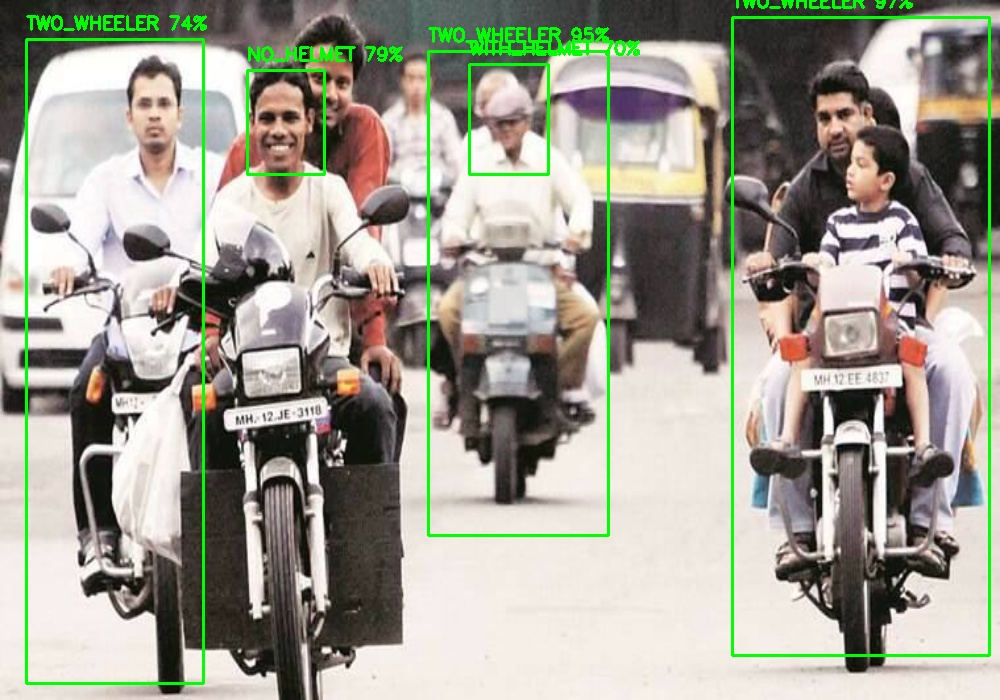
#> input picture img/proof.jpg, 1000 x 700 px
$ python -i anpr.py   (imports and definitions only)   (older library calls are emulated)
#> lines starting #> are read from the running program, lines starting #| are printed output that depends on the picture; after the words box and inside, x2 and y2 are one past the last pixel; in counts of white or black regions, pixels touching at a corner belong together
# import the necessary packages
from skimage.segmentation import clear_border
import pytesseract
import numpy as np
import imutils
import cv2

pytesseract.pytesseract.tesseract_cmd = r"C:\Program Files\Tesseract-OCR\tesseract.exe"
class PyImageSearchANPR:
	def __init__(self, minAR=4, maxAR=5, debug=False):
# store the minimum and maximum rectangular aspect ratio
# values along with whether or not we are in debug mode
		self.minAR = minAR
		self.maxAR = maxAR
		self.debug = debug

	def debug_imshow(self, title, image, waitKey=False):
    	# check to see if we are in debug mode, and if so, show the
		# image with the supplied title
		if self.debug:
			cv2.imshow(title, image)
			# check to see if we should wait for a keypress
			if waitKey:
				cv2.waitKey(0)


	def locate_license_plate_candidates(self, gray, keep=5):
    		# perform a blackhat morphological operation that will allow
		# us to reveal dark regions (i.e., text) on light backgrounds
		# (i.e., the license plate itself)
		rectKern = cv2.getStructuringElement(cv2.MORPH_RECT, (13, 5))
		blackhat = cv2.morphologyEx(gray, cv2.MORPH_BLACKHAT, rectKern)
		self.debug_imshow("Blackhat", blackhat)

		# next, find regions in the image that are light
		squareKern = cv2.getStructuringElement(cv2.MORPH_RECT, (3, 3))
		light = cv2.morphologyEx(gray, cv2.MORPH_CLOSE, squareKern)
		light = cv2.threshold(light, 0, 255,
			cv2.THRESH_BINARY | cv2.THRESH_OTSU)[1]
		self.debug_imshow("Light Regions", light)

		# compute the Scharr gradient representation of the blackhat
		# image in the x-direction and then scale the result back to
		# the range [0, 255]
		gradX = cv2.Sobel(blackhat, ddepth=cv2.CV_32F,
			dx=1, dy=0, ksize=-1)
		gradX = np.absolute(gradX)
		(minVal, maxVal) = (np.min(gradX), np.max(gradX))
		gradX = 255 * ((gradX - minVal) / (maxVal - minVal))
		gradX = gradX.astype("uint8")
		self.debug_imshow("Scharr", gradX)

		# blur the gradient representation, applying a closing
		# operation, and threshold the image using Otsu's method
		gradX = cv2.GaussianBlur(gradX, (5, 5), 0)
		gradX = cv2.morphologyEx(gradX, cv2.MORPH_CLOSE, rectKern)
		thresh = cv2.threshold(gradX, 0, 255,
			cv2.THRESH_BINARY | cv2.THRESH_OTSU)[1]
		self.debug_imshow("Grad Thresh", thresh)

		# perform a series of erosions and dilations to clean up the
		# thresholded image
		thresh = cv2.erode(thresh, None, iterations=2)
		thresh = cv2.dilate(thresh, None, iterations=2)
		self.debug_imshow("Grad Erode/Dilate", thresh)

		# take the bitwise AND between the threshold result and the
		# light regions of the image
		thresh = cv2.bitwise_and(thresh, thresh, mask=light)
		thresh = cv2.dilate(thresh, None, iterations=2)
		thresh = cv2.erode(thresh, None, iterations=1)
		self.debug_imshow("Final", thresh, waitKey=True)

		# find contours in the thresholded image and sort them by
		# their size in descending order, keeping only the largest
		# ones
		cnts = cv2.findContours(thresh.copy(), cv2.RETR_EXTERNAL,
			cv2.CHAIN_APPROX_SIMPLE)
		cnts = imutils.grab_contours(cnts)
		cnts = sorted(cnts, key=cv2.contourArea, reverse=True)[:keep]
		# return the list of contours
		return cnts


	def locate_license_plate(self, gray, candidates,
		clearBorder=False):
		# initialize the license plate contour and ROI
		lpCnt = None
		roi = None
		# loop over the license plate candidate contours
		for c in candidates:
			# compute the bounding box of the contour and then use
			# the bounding box to derive the aspect ratio
			(x, y, w, h) = cv2.boundingRect(c)
			ar = w / float(h)


			# check to see if the aspect ratio is rectangular
			if ar >= self.minAR and ar <= self.maxAR:
				# store the license plate contour and extract the
				# license plate from the grayscale image and then
				# threshold it
				lpCnt = c
				licensePlate = gray[y:y + h, x:x + w]
				roi = cv2.threshold(licensePlate, 0, 255,
					cv2.THRESH_BINARY_INV | cv2.THRESH_OTSU)[1]

				# check to see if we should clear any foreground
				# pixels touching the border of the image
				# (which typically, not but always, indicates noise)
				if clearBorder:
					roi = clear_border(roi)
				# display any debugging information and then break
				# from the loop early since we have found the license
				# plate region
				self.debug_imshow("License Plate", licensePlate)
				self.debug_imshow("ROI", roi, waitKey=True)
				break
		# return a 2-tuple of the license plate ROI and the contour
		# associated with it
		return (roi, lpCnt)


	def build_tesseract_options(self, psm=7):
    		# tell Tesseract to only OCR alphanumeric characters
		alphanumeric = "ABCDEFGHIJKLMNOPQRSTUVWXYZ0123456789"
		options = "-c tessedit_char_whitelist={}".format(alphanumeric)
		# set the PSM mode
		options += " --psm {}".format(psm)
		# return the built options string
		return options


	def find_and_ocr(self, image, psm=7, clearBorder=False):
    		# initialize the license plate text
		lpText = None

		# convert the input image to grayscale, locate all candidate
		# license plate regions in the image, and then process the
		# candidates, leaving us with the *actual* license plate
		gray = cv2.cvtColor(image, cv2.COLOR_BGR2GRAY)
		candidates = self.locate_license_plate_candidates(gray)
		(lp, lpCnt) = self.locate_license_plate(gray, candidates,
			clearBorder=clearBorder)

		# only OCR the license plate if the license plate ROI is not
		# empty
		if lp is not None:
			# OCR the license plate
			options = self.build_tesseract_options(psm=psm)
			lpText = pytesseract.image_to_string(lp, config=options)
			self.debug_imshow("License Plate", lp)

		# return a 2-tuple of the OCR'd license plate text along with
		# the contour associated with the license plate region
		return (lpText, lpCnt)


>>> import cv2
>>> picture = cv2.imread('../../img/proof.jpg')
#> picture is the input picture: shape (700, 1000, 3); mean B, G, R 145.5, 157.9, 159.1
>>> result = PyImageSearchANPR().find_and_ocr(picture)
#> in find_and_ocr, `gray = cv2.cvtColor(image, cv2.COLOR_BGR2GRAY)`:
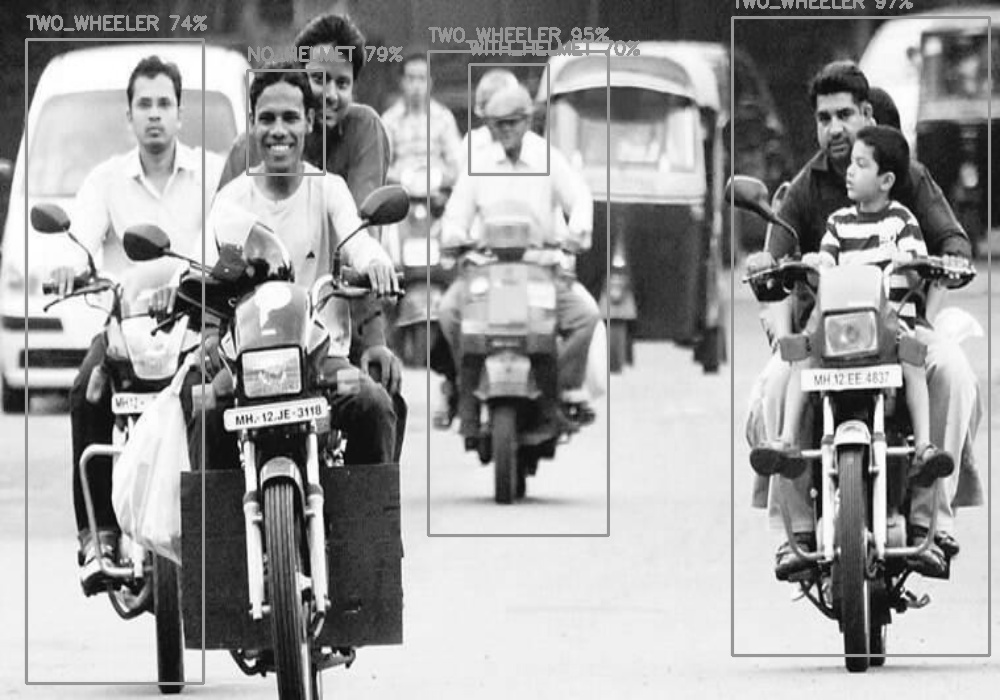
#> gray: shape (700, 1000); min 1, max 255, mean 156.8
#> in locate_license_plate_candidates, `blackhat = cv2.morphologyEx(gray, cv2.MORPH_BLACKHAT, rectKern)`:
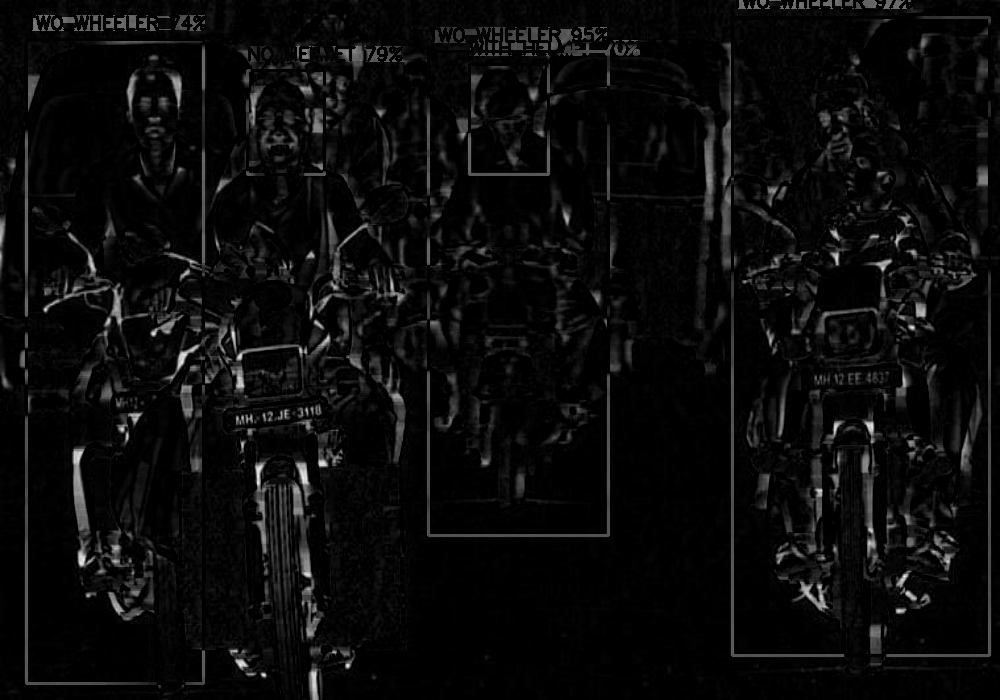
#> blackhat: shape (700, 1000); min 0, max 241, mean 11
#> in locate_license_plate_candidates, `light = cv2.threshold(light, 0, 255, cv2.THRESH_BINARY | cv2.THRESH_OT..`:
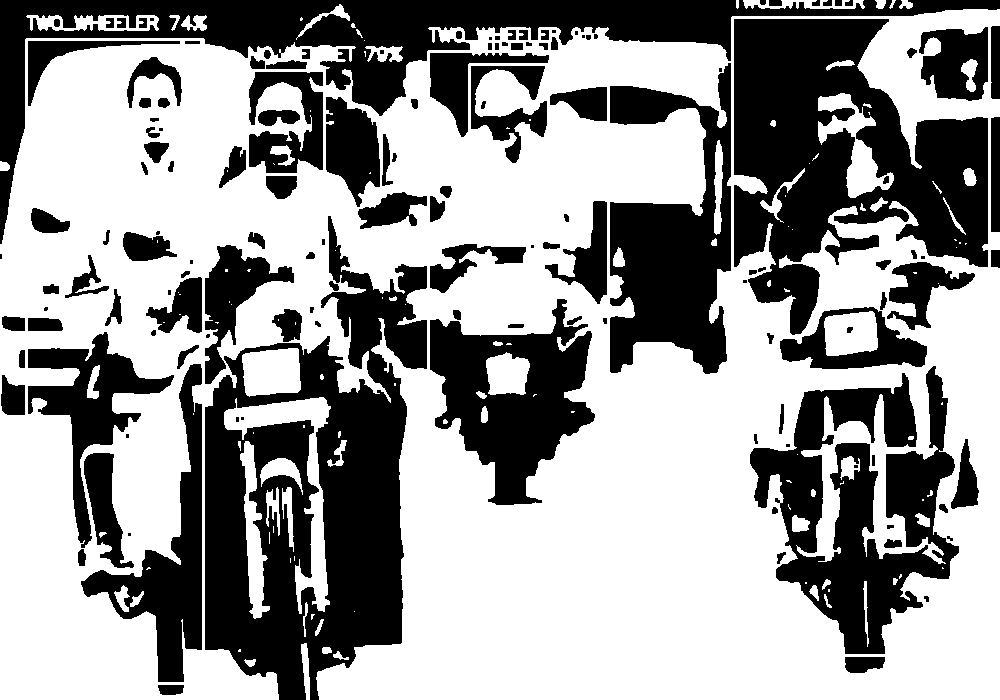
#> light: shape (700, 1000); 59.9% white; 144 black regions (26 under 20 px), largest, box (x1, y1, x2, y2) and area: (205, 216, 427, 700) 54819, (734, 19, 988, 335) 44307, (0, 0, 1000, 244) 37417
#> in locate_license_plate_candidates, `gradX = cv2.Sobel(blackhat, ddepth=cv2.CV_32F, dx=1, dy=0, ksize=-1)`:
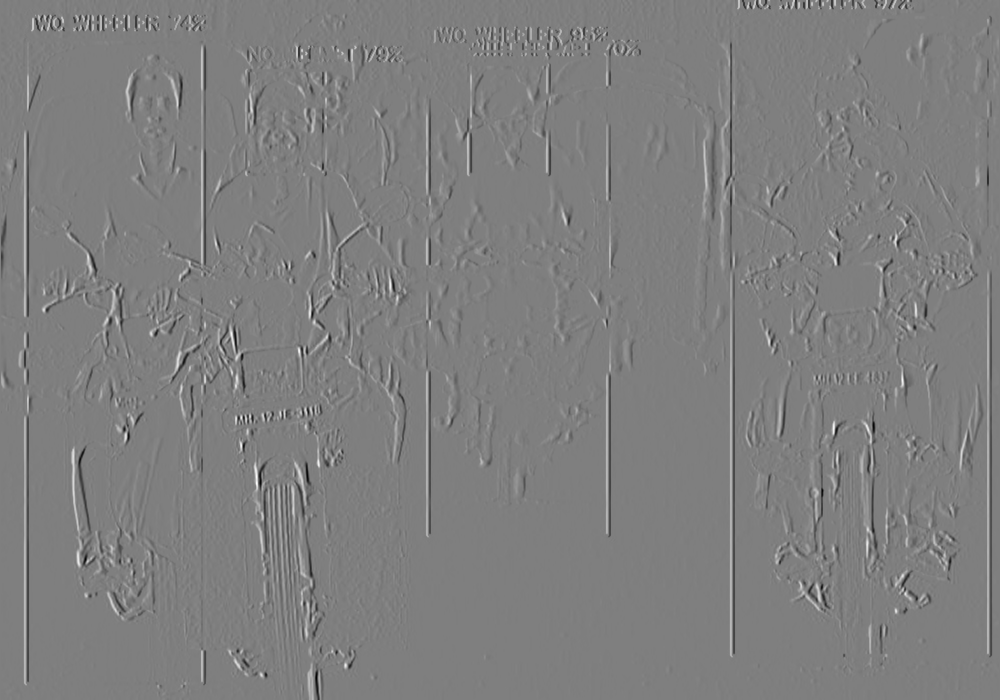
#> gradX: shape (700, 1000) float32; min -3176, max 3195, mean -0.3; drawn with min black and max white
#> in locate_license_plate_candidates, `gradX = np.absolute(gradX)`:
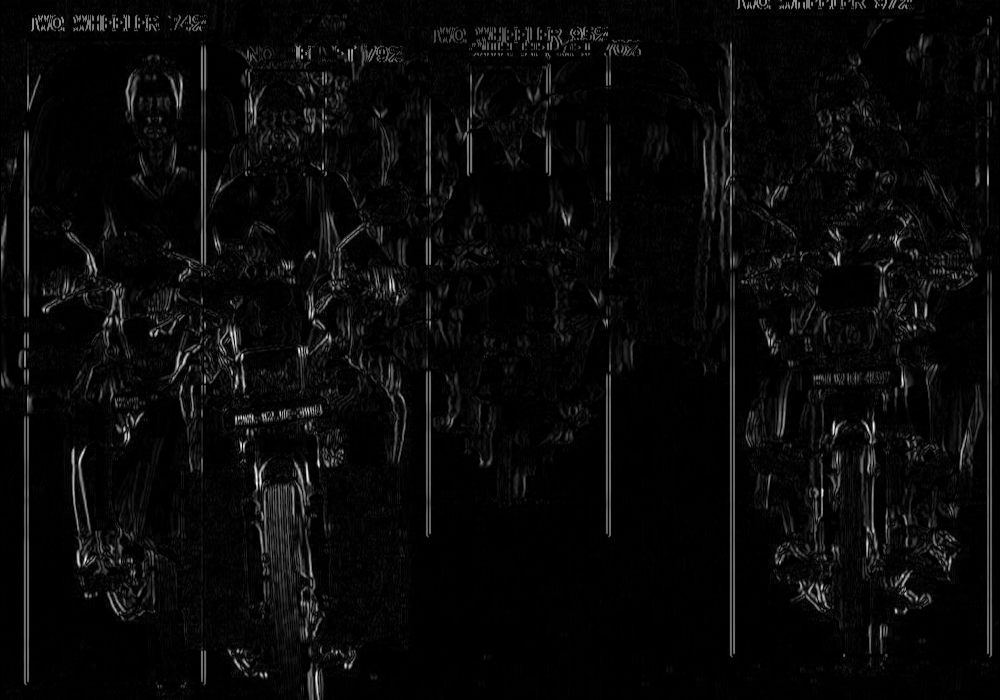
#> gradX: shape (700, 1000) float32; min 0, max 3195, mean 118.3; drawn with min black and max white
#> in locate_license_plate_candidates, `(minVal, maxVal) = (np.min(gradX), np.max(gradX))`: minVal = 0; maxVal = 3195
#> in locate_license_plate_candidates, `thresh = cv2.threshold(gradX, 0, 255, cv2.THRESH_BINARY | cv2.THRESH_O..`: thresh: shape (700, 1000); 12.9% white; 212 white regions (72 under 20 px), largest, box (x1, y1, x2, y2) and area: (234, 404, 344, 640) 9116, (147, 289, 249, 419) 5012, (70, 446, 158, 620) 4468
#> in locate_license_plate_candidates, `thresh = cv2.erode(thresh, None, iterations=2)`: thresh: shape (700, 1000); 6.6% white; 180 white regions (58 under 20 px), largest, box (x1, y1, x2, y2) and area: (255, 450, 341, 638) 5799, (436, 29, 606, 55) 2920, (704, 120, 733, 239) 2443
#> in locate_license_plate_candidates, `thresh = cv2.dilate(thresh, None, iterations=2)`: thresh: shape (700, 1000); 11.9% white; 159 white regions, largest, box (x1, y1, x2, y2) and area: (253, 448, 343, 640) 7502, (434, 27, 641, 57) 4285, (148, 289, 246, 393) 4237
#> in locate_license_plate_candidates, `thresh = cv2.bitwise_and(thresh, thresh, mask=light)`: thresh: shape (700, 1000); 6.3% white; 376 white regions (193 under 20 px), largest, box (x1, y1, x2, y2) and area: (959, 297, 993, 654) 3097, (723, 309, 759, 654) 2870, (472, 27, 641, 57) 2727
#> in locate_license_plate_candidates, `thresh = cv2.dilate(thresh, None, iterations=2)`: thresh: shape (700, 1000); 13.6% white; 202 white regions, largest, box (x1, y1, x2, y2) and area: (957, 295, 995, 656) 4941, (715, 307, 761, 656) 4605, (470, 25, 643, 59) 4469
#> in locate_license_plate_candidates, `thresh = cv2.erode(thresh, None, iterations=1)`:
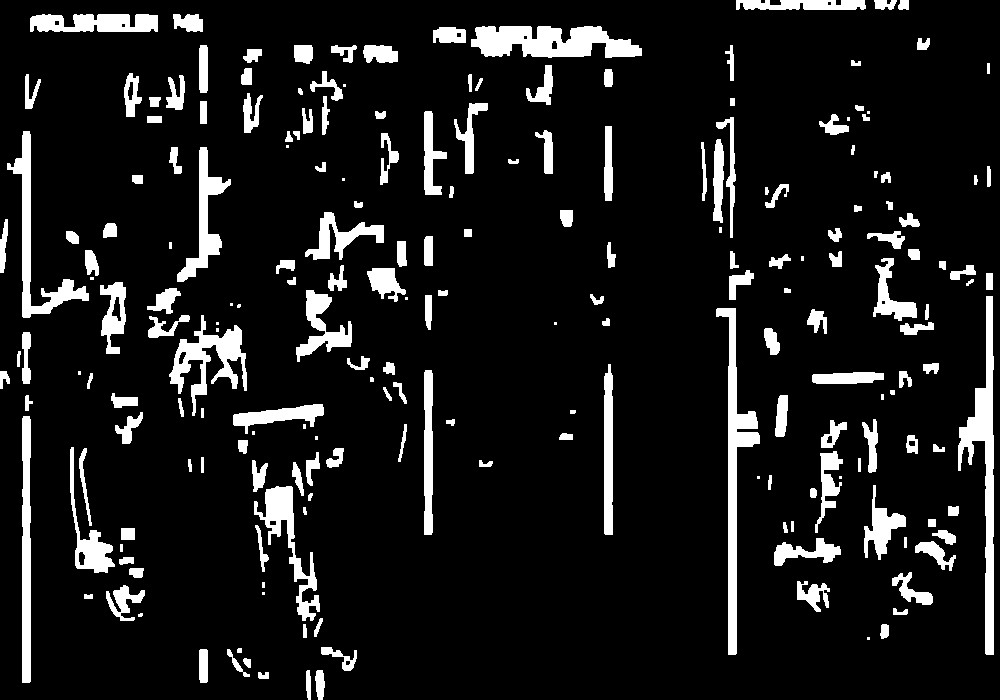
#> thresh: shape (700, 1000); 10.2% white; 211 white regions (26 under 20 px)
#> in locate_license_plate_candidates, `cnts = cv2.findContours(thresh.copy(), cv2.RETR_EXTERNAL, cv2.CHAIN_AP..`: cnts = 211 contours, 38 with area under 20; largest, box (x1, y1, x2, y2) and area: (471, 26, 642, 58) 3668, (958, 296, 994, 655) 3592, (716, 308, 760, 655) 3360, (169, 315, 247, 416) 2402, (7, 131, 89, 318) 2348
#> in locate_license_plate_candidates, `cnts = sorted(cnts, key=cv2.contourArea, reverse=True)[:keep]`: cnts = 5 contours; box (x1, y1, x2, y2) and area: (471, 26, 642, 58) 3668, (958, 296, 994, 655) 3592, (716, 308, 760, 655) 3360, (169, 315, 247, 416) 2402, (7, 131, 89, 318) 2348
#> in find_and_ocr, `candidates = self.locate_license_plate_candidates(gray)`: candidates has the same summary as cnts in locate_license_plate_candidates
#> the loop in locate_license_plate, `for c in candidates:` made 5 passes
#> (x, y, w, h, ar) on passes 1 to 5: (471, 26, 171, 32, 5.34), (958, 296, 36, 359, 0.1), (716, 308, 44, 347, 0.127), (169, 315, 78, 101, 0.772), (7, 131, 82, 187, 0.439)
